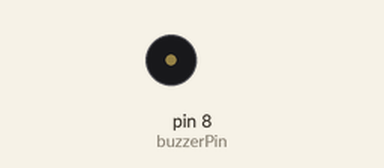
This sketch was run on a simulated Arduino Uno, built with avr-gcc and run on an emulated ATmega328P. Shown: buzzer (waves = sounding).

Above: at 0.5 s.
At 3.5 s:
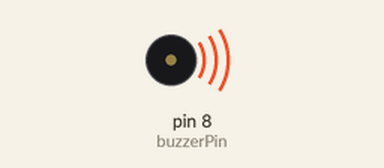
Timing chart, 0 to 4.6 s (numbered marks = the images above):
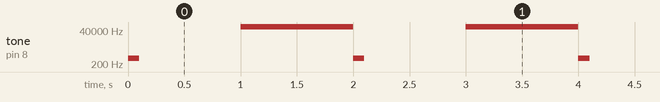

The sketch:

song.ino
```cpp
const int c = 261;

const int buzzerPin = 8;


void setup()
{
  //Setup pin modes
  pinMode(buzzerPin, OUTPUT);
}

void loop()
{
  beep(500, 100);
  delay(1000);
    beep(-600, 3000);
      delay(1000);
}

void beep(int note, int duration)
{
  //Play tone on buzzerPin
  tone(buzzerPin, note, duration);


}
```

Measured:
- by itself, tone on pin 8 (buzzerPin): repeats every 2.0 s: silent 0.90 s, 64936 Hz 1.0 s, 500 Hz 0.10 s
